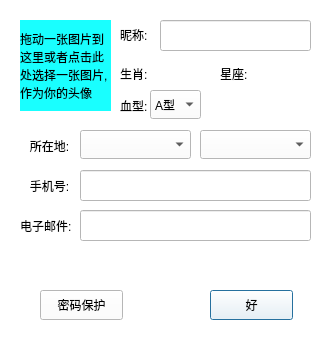
<?xml version="1.0" encoding="UTF-8"?>
<ui version="4.0">
 <class>RegisterMoreInforForm</class>
 <widget class="QWidget" name="RegisterMoreInforForm">
  <property name="geometry">
   <rect>
    <x>0</x>
    <y>0</y>
    <width>330</width>
    <height>340</height>
   </rect>
  </property>
  <property name="windowTitle">
   <string>Form</string>
  </property>
  <widget class="QWidget" name="widget" native="true">
   <property name="geometry">
    <rect>
     <x>0</x>
     <y>0</y>
     <width>331</width>
     <height>341</height>
    </rect>
   </property>
   <property name="styleSheet">
    <string notr="true">background-color: rgb(255, 255, 255);</string>
   </property>
   <widget class="ImageLabel" name="imageLabel">
    <property name="geometry">
     <rect>
      <x>20</x>
      <y>20</y>
      <width>91</width>
      <height>91</height>
     </rect>
    </property>
    <property name="styleSheet">
     <string notr="true">background-color: rgb(25, 255, 255);</string>
    </property>
    <property name="text">
     <string>拖动一张图片到
这里或者点击此
处选择一张图片,
作为你的头像</string>
    </property>
   </widget>
   <widget class="QLabel" name="labelNickName">
    <property name="geometry">
     <rect>
      <x>120</x>
      <y>19</y>
      <width>31</width>
      <height>31</height>
     </rect>
    </property>
    <property name="text">
     <string>昵称:</string>
    </property>
   </widget>
   <widget class="QLabel" name="labelMail">
    <property name="geometry">
     <rect>
      <x>20</x>
      <y>210</y>
      <width>58</width>
      <height>31</height>
     </rect>
    </property>
    <property name="text">
     <string>电子邮件:</string>
    </property>
   </widget>
   <widget class="QLabel" name="labelPhone">
    <property name="geometry">
     <rect>
      <x>20</x>
      <y>170</y>
      <width>58</width>
      <height>31</height>
     </rect>
    </property>
    <property name="text">
     <string>   手机号:</string>
    </property>
   </widget>
   <widget class="QLabel" name="labelAddress">
    <property name="geometry">
     <rect>
      <x>20</x>
      <y>130</y>
      <width>58</width>
      <height>31</height>
     </rect>
    </property>
    <property name="text">
     <string>   所在地:</string>
    </property>
   </widget>
   <widget class="QLineEdit" name="lineEditPhone">
    <property name="geometry">
     <rect>
      <x>80</x>
      <y>170</y>
      <width>231</width>
      <height>31</height>
     </rect>
    </property>
   </widget>
   <widget class="QLineEdit" name="lineEditMail">
    <property name="geometry">
     <rect>
      <x>80</x>
      <y>210</y>
      <width>231</width>
      <height>31</height>
     </rect>
    </property>
   </widget>
   <widget class="QLineEdit" name="lineEditNickName">
    <property name="geometry">
     <rect>
      <x>160</x>
      <y>20</y>
      <width>151</width>
      <height>31</height>
     </rect>
    </property>
   </widget>
   <widget class="QLabel" name="labelYear">
    <property name="geometry">
     <rect>
      <x>120</x>
      <y>58</y>
      <width>31</width>
      <height>31</height>
     </rect>
    </property>
    <property name="text">
     <string>生肖:</string>
    </property>
   </widget>
   <widget class="QLabel" name="labelConstellation">
    <property name="geometry">
     <rect>
      <x>220</x>
      <y>58</y>
      <width>31</width>
      <height>31</height>
     </rect>
    </property>
    <property name="text">
     <string>星座:</string>
    </property>
   </widget>
   <widget class="QLabel" name="labelYear2">
    <property name="geometry">
     <rect>
      <x>150</x>
      <y>58</y>
      <width>58</width>
      <height>31</height>
     </rect>
    </property>
    <property name="text">
     <string/>
    </property>
   </widget>
   <widget class="QLabel" name="labelConstellation2">
    <property name="geometry">
     <rect>
      <x>250</x>
      <y>58</y>
      <width>58</width>
      <height>31</height>
     </rect>
    </property>
    <property name="text">
     <string/>
    </property>
   </widget>
   <widget class="QLabel" name="labelBlood">
    <property name="geometry">
     <rect>
      <x>120</x>
      <y>90</y>
      <width>31</width>
      <height>31</height>
     </rect>
    </property>
    <property name="text">
     <string>血型:</string>
    </property>
   </widget>
   <widget class="QComboBox" name="comboBoxBlood">
    <property name="geometry">
     <rect>
      <x>150</x>
      <y>90</y>
      <width>51</width>
      <height>29</height>
     </rect>
    </property>
    <item>
     <property name="text">
      <string>A型</string>
     </property>
    </item>
    <item>
     <property name="text">
      <string>B型</string>
     </property>
    </item>
    <item>
     <property name="text">
      <string>O型</string>
     </property>
    </item>
    <item>
     <property name="text">
      <string>AB型</string>
     </property>
    </item>
   </widget>
   <widget class="QPushButton" name="pushButtonPasswdProtect">
    <property name="geometry">
     <rect>
      <x>40</x>
      <y>290</y>
      <width>83</width>
      <height>30</height>
     </rect>
    </property>
    <property name="styleSheet">
     <string notr="true">QPushButton
{
	border-image: url(:/PushButton.png);
}
QPushButton:hover
{
	border-image: url(:/PushButtonHover.png);
}
QPushButton:pressed
{
	border-image: url(:/PushButtonPressed.png);
}</string>
    </property>
    <property name="text">
     <string>密码保护</string>
    </property>
   </widget>
   <widget class="QPushButton" name="pushButtonOK">
    <property name="geometry">
     <rect>
      <x>210</x>
      <y>290</y>
      <width>83</width>
      <height>30</height>
     </rect>
    </property>
    <property name="styleSheet">
     <string notr="true">QPushButton
{
	border-image: url(:/PushButton.png);
}
QPushButton:hover
{
	border-image: url(:/PushButtonHover.png);
}
QPushButton:pressed
{
	border-image: url(:/PushButtonPressed.png);
}</string>
    </property>
    <property name="text">
     <string>好</string>
    </property>
    <property name="default">
     <bool>true</bool>
    </property>
   </widget>
   <widget class="QComboBox" name="comboBoxProvince">
    <property name="geometry">
     <rect>
      <x>80</x>
      <y>130</y>
      <width>111</width>
      <height>29</height>
     </rect>
    </property>
   </widget>
   <widget class="QComboBox" name="comboBoxCity">
    <property name="geometry">
     <rect>
      <x>200</x>
      <y>130</y>
      <width>111</width>
      <height>29</height>
     </rect>
    </property>
   </widget>
  </widget>
 </widget>
 <customwidgets>
  <customwidget>
   <class>ImageLabel</class>
   <extends>QLabel</extends>
   <header>ImageLabel.h</header>
  </customwidget>
 </customwidgets>
 <tabstops>
  <tabstop>lineEditNickName</tabstop>
  <tabstop>comboBoxBlood</tabstop>
  <tabstop>comboBoxProvince</tabstop>
  <tabstop>comboBoxCity</tabstop>
  <tabstop>lineEditPhone</tabstop>
  <tabstop>lineEditMail</tabstop>
  <tabstop>pushButtonPasswdProtect</tabstop>
  <tabstop>pushButtonOK</tabstop>
 </tabstops>
 <resources/>
 <connections/>
</ui>
